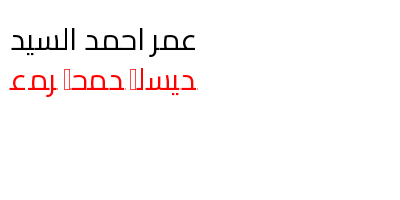

Reproduce this figure in Python.
import sys
from PIL import Image, ImageFont, ImageDraw
from bidi.algorithm import get_display
import arabic_reshaper

font_path = "static/fonts/Cairo-Variable.ttf"
try:
    font = ImageFont.truetype(font_path, 30)
except:
    font = ImageFont.load_default()

text = "عمر احمد السيد"

img = Image.new('RGB', (400, 200), 'white')
d = ImageDraw.Draw(img)

# 1. Raw text (Raqm handles it)
d.text((10, 10), text, font=font, fill='black')

# 2. Reshaped text (What the app currently does)
reshaped = get_display(arabic_reshaper.reshape(text))
d.text((10, 50), reshaped, font=font, fill='red')

img.save('test_raqm.png')
print("Saved test_raqm.png")
